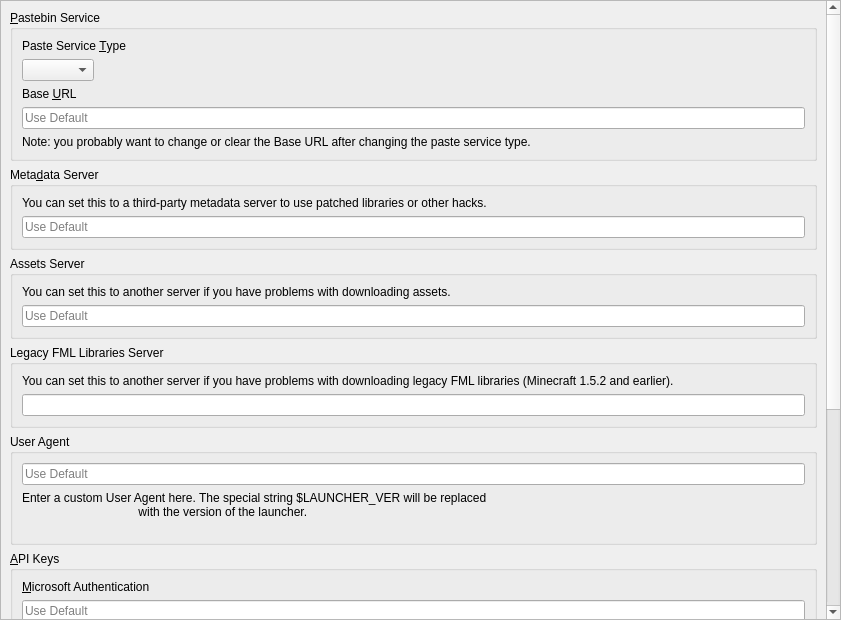
<?xml version="1.0" encoding="UTF-8"?>
<ui version="4.0">
 <class>APIPage</class>
 <widget class="QWidget" name="APIPage">
  <property name="geometry">
   <rect>
    <x>0</x>
    <y>0</y>
    <width>841</width>
    <height>620</height>
   </rect>
  </property>
     <layout class="QVBoxLayout" name="verticalLayout_2">
   <property name="leftMargin">
    <number>0</number>
   </property>
   <property name="topMargin">
    <number>0</number>
   </property>
   <property name="rightMargin">
    <number>0</number>
   </property>
   <property name="bottomMargin">
    <number>0</number>
   </property>
   <item>
       <widget class="QScrollArea" name="scrollArea">
           <property name="widgetResizable">
               <bool>true</bool>
     </property>
           <widget class="QWidget" name="scrollAreaWidgetContents">
               <property name="geometry">
                   <rect>
                       <x>0</x>
                       <y>-262</y>
                       <width>820</width>
                       <height>908</height>
                   </rect>
               </property>
               <layout class="QVBoxLayout" name="verticalLayout">
       <item>
        <widget class="QGroupBox" name="groupBox_paste">
         <property name="title">
          <string>&amp;Pastebin Service</string>
         </property>
         <layout class="QVBoxLayout" name="verticalLayout_3">
          <item>
           <widget class="QLabel" name="pasteServiceTypeLabel">
            <property name="text">
             <string>Paste Service &amp;Type</string>
            </property>
            <property name="buddy">
             <cstring>pasteTypeComboBox</cstring>
            </property>
           </widget>
          </item>
          <item>
              <widget class="QComboBox" name="pasteTypeComboBox">
                  <property name="sizePolicy">
                      <sizepolicy hsizetype="Maximum" vsizetype="Fixed">
                          <horstretch>0</horstretch>
                          <verstretch>0</verstretch>
                      </sizepolicy>
                  </property>
              </widget>
          </item>
          <item>
           <widget class="QLabel" name="baseURLLabel">
            <property name="text">
             <string>Base &amp;URL</string>
            </property>
            <property name="buddy">
             <cstring>baseURLEntry</cstring>
            </property>
           </widget>
          </item>
          <item>
           <widget class="QLineEdit" name="baseURLEntry">
            <property name="placeholderText">
                <string>Use Default</string>
            </property>
            <property name="clearButtonEnabled">
             <bool>true</bool>
            </property>
           </widget>
          </item>
          <item>
           <widget class="QLabel" name="baseURLNote">
            <property name="text">
             <string>Note: you probably want to change or clear the Base URL after changing the paste service type.</string>
            </property>
            <property name="wordWrap">
             <bool>true</bool>
            </property>
           </widget>
          </item>
         </layout>
        </widget>
       </item>
       <item>
        <widget class="QGroupBox" name="groupBox_meta">
         <property name="title">
          <string>Meta&amp;data Server</string>
         </property>
         <layout class="QVBoxLayout" name="verticalLayout_5">
          <item>
              <widget class="QLabel" name="label_6">
            <property name="text">
             <string>You can set this to a third-party metadata server to use patched libraries or other hacks.</string>
            </property>
            <property name="textFormat">
             <enum>Qt::RichText</enum>
            </property>
            <property name="wordWrap">
                <bool>true</bool>
            </property>
                  <property name="openExternalLinks">
             <bool>true</bool>
            </property>
           </widget>
          </item>
          <item>
           <widget class="QLineEdit" name="metaURL">
            <property name="placeholderText">
                <string>Use Default</string>
            </property>
           </widget>
          </item>
         </layout>
        </widget>
       </item>
                   <item>
                       <widget class="QGroupBox" name="groupBox_assets">
                           <property name="title">
                               <string>Assets Server</string>
                           </property>
                           <layout class="QVBoxLayout" name="verticalLayout_6">
                               <item>
                                   <widget class="QLabel" name="label_7">
            <property name="text">
                <string>You can set this to another server if you have problems with downloading assets.</string>
            </property>
            <property name="textFormat">
             <enum>Qt::RichText</enum>
            </property>
            <property name="wordWrap">
             <bool>true</bool>
            </property>
            <property name="openExternalLinks">
             <bool>true</bool>
            </property>
           </widget>
          </item>
                               <item>
                                   <widget class="QLineEdit" name="resourceURL">
                                       <property name="placeholderText">
                                           <string>Use Default</string>
                                       </property>
                                   </widget>
                               </item>
         </layout>
        </widget>
       </item>
       <item>
           <widget class="QGroupBox" name="groupBox_fmllibs">
               <property name="title">
                   <string>Legacy FML Libraries Server</string>
               </property>
               <layout class="QVBoxLayout" name="verticalLayout_8">
                   <item>
                       <widget class="QLabel" name="label">
                           <property name="text">
                               <string>You can set this to another server if you have problems with downloading legacy
                                   FML libraries (Minecraft 1.5.2 and earlier).
                               </string>
                           </property>
                           <property name="textFormat">
                               <enum>Qt::RichText</enum>
                           </property>
                           <property name="wordWrap">
                               <bool>true</bool>
                           </property>
                           <property name="openExternalLinks">
                               <bool>true</bool>
                           </property>
                       </widget>
                   </item>
                   <item>
                       <widget class="QLineEdit" name="legacyFMLLibsURL"/>
                   </item>
               </layout>
           </widget>
       </item>
                   <item>
                       <widget class="QGroupBox" name="groupBox_ua">
                           <property name="minimumSize">
          <size>
              <width>0</width>
              <height>0</height>
          </size>
         </property>
               <property name="title">
                   <string>User Agent</string>
               </property>
               <layout class="QVBoxLayout" name="verticalLayout_7">
                   <item>
                       <widget class="QLineEdit" name="userAgentLineEdit">
                           <property name="placeholderText">
                               <string>Use Default</string>
                           </property>
                       </widget>
                   </item>
                   <item>
                       <widget class="QLabel" name="userAgentLabel">
                           <property name="text">
                               <string>Enter a custom User Agent here. The special string $LAUNCHER_VER will be replaced
                                   with the version of the launcher.
                               </string>
                           </property>
                           <property name="wordWrap">
                               <bool>true</bool>
                           </property>
                       </widget>
                   </item>
               </layout>
           </widget>
       </item>
       <item>
        <widget class="QGroupBox" name="groupBox_msa">
         <property name="title">
             <string>&amp;API Keys</string>
         </property>
         <layout class="QVBoxLayout" name="verticalLayout_4">
          <item>
              <widget class="QLabel" name="msaClientIDLabel">
            <property name="text">
                <string>&amp;Microsoft Authentication</string>
            </property>
            <property name="textFormat">
             <enum>Qt::RichText</enum>
            </property>
            <property name="wordWrap">
             <bool>true</bool>
            </property>
                  <property name="openExternalLinks">
                      <bool>true</bool>
                  </property>
                  <property name="buddy">
                      <cstring>msaClientID</cstring>
            </property>
           </widget>
          </item>
          <item>
           <widget class="QLineEdit" name="msaClientID">
            <property name="placeholderText">
                <string>Use Default</string>
            </property>
           </widget>
          </item>
          <item>
              <widget class="QLabel" name="label_3">
            <property name="text">
                <string>Note: you probably don't need to set this if logging in via Microsoft Authentication already
                    works.
                </string>
            </property>
            <property name="textFormat">
             <enum>Qt::RichText</enum>
            </property>
            <property name="wordWrap">
             <bool>true</bool>
            </property>
           </widget>
          </item>
             <item>
                 <spacer name="verticalSpacer">
                     <property name="orientation">
                         <enum>Qt::Vertical</enum>
                     </property>
                     <property name="sizeType">
                         <enum>QSizePolicy::Fixed</enum>
                     </property>
                     <property name="sizeHint" stdset="0">
                         <size>
                             <width>0</width>
                             <height>6</height>
                         </size>
            </property>
                 </spacer>
          </item>
             <item>
                 <widget class="QLabel" name="modrinthTokenLabel">
            <property name="text">
                <string>Mod&amp;rinth</string>
            </property>
            <property name="textFormat">
             <enum>Qt::RichText</enum>
            </property>
            <property name="wordWrap">
             <bool>true</bool>
            </property>
            <property name="openExternalLinks">
             <bool>true</bool>
            </property>
                     <property name="buddy">
                         <cstring>modrinthToken</cstring>
            </property>
           </widget>
          </item>
             <item>
           <widget class="QLineEdit" name="modrinthToken">
            <property name="enabled">
             <bool>true</bool>
            </property>
            <property name="placeholderText">
                <string>Use None</string>
            </property>
           </widget>
          </item>
             <item>
                 <widget class="QLabel" name="label_8">
                     <property name="text">
                         <string>&lt;html&gt;&lt;head/&gt;&lt;body&gt;&lt;p&gt;Note: you only need to set this to access
                             private data. Read the &lt;a href=&quot;https://docs.modrinth.com/api/#authentication&quot;&gt;documentation&lt;/a&gt;
                             for more information.&lt;/p&gt;&lt;/body&gt;&lt;/html&gt;
                         </string>
                     </property>
                     <property name="wordWrap">
                         <bool>true</bool>
                     </property>
                     <property name="openExternalLinks">
                         <bool>true</bool>
                     </property>
                 </widget>
             </item>
             <item>
                 <spacer name="verticalSpacer_4">
                     <property name="orientation">
                         <enum>Qt::Vertical</enum>
                     </property>
                     <property name="sizeType">
                         <enum>QSizePolicy::Fixed</enum>
                     </property>
                     <property name="sizeHint" stdset="0">
                         <size>
                             <width>0</width>
                             <height>6</height>
                         </size>
            </property>
                 </spacer>
          </item>
             <item>
                 <widget class="QLabel" name="flameKeyLabel">
            <property name="text">
                <string>&amp;CurseForge</string>
            </property>
            <property name="textFormat">
             <enum>Qt::RichText</enum>
            </property>
            <property name="wordWrap">
             <bool>true</bool>
            </property>
            <property name="openExternalLinks">
             <bool>true</bool>
            </property>
                     <property name="buddy">
                         <cstring>flameKey</cstring>
            </property>
           </widget>
          </item>
             <item>
              <layout class="QGridLayout" name="flameKeyLayout">
               <item row="0" column="0">
           <widget class="QLineEdit" name="flameKey">
            <property name="enabled">
             <bool>true</bool>
            </property>
            <property name="placeholderText">
                <string>Use Default</string>
            </property>
           </widget>
            </item>
            <item row="0" column="1">
             <widget class="QPushButton" name="fetchKeyButton">
              <property name="text">
               <string>Fetch Official Launcher's Key</string>
              </property>
             </widget>
            </item>
              </layout>
          </item>
             <item>
                 <widget class="QLabel" name="label_10">
            <property name="text">
             <string>&lt;span style=&quot;font-weight:700;&quot;&gt;Using the official CurseForge app's API key may break CurseForge's terms of service but should allow Bee Launcher to download all mods in a modpack without you needing to download any of them manually.&lt;/span&gt;</string>
            </property>
                     <property name="wordWrap">
                         <bool>true</bool>
                     </property>
                 </widget>
             </item>
             <item>
                 <widget class="QCheckBox" name="FallbackMRBlockedMods">
                     <property name="text">
                         <string>Enable fallback to Modrinth for blocked mods</string>
            </property>
           </widget>
          </item>
             <item>
                 <spacer name="verticalSpacer_3">
                     <property name="orientation">
                         <enum>Qt::Vertical</enum>
                     </property>
                     <property name="sizeType">
                         <enum>QSizePolicy::Fixed</enum>
                     </property>
                     <property name="sizeHint" stdset="0">
                         <size>
                             <width>0</width>
                             <height>6</height>
                         </size>
                     </property>
                 </spacer>
             </item>
             <item>
                 <widget class="QLabel" name="label_12">
                     <property name="text">
                         <string>&amp;Technic</string>
                     </property>
                     <property name="buddy">
                         <cstring>technicClientID</cstring>
                     </property>
                 </widget>
             </item>
          <item>
              <widget class="QLineEdit" name="technicClientID">
                  <property name="placeholderText">
                      <string>Use Default</string>
                  </property>
              </widget>
          </item>
          <item>
              <widget class="QLabel" name="label_11">
            <property name="text">
                <string>&lt;html&gt;&lt;head/&gt;&lt;body&gt;&lt;p&gt;Note: you only need to set this to access private
                    data.&lt;/p&gt;&lt;/body&gt;&lt;/html&gt;
                </string>
            </property>
                  <property name="wordWrap">
                      <bool>true</bool>
            </property>
           </widget>
          </item>
         </layout>
        </widget>
       </item>
       <item>
           <spacer name="verticalSpacer_2">
         <property name="orientation">
          <enum>Qt::Vertical</enum>
         </property>
         <property name="sizeHint" stdset="0">
          <size>
              <width>0</width>
              <height>0</height>
          </size>
         </property>
        </spacer>
       </item>
      </layout>
     </widget>
    </widget>
   </item>
  </layout>
 </widget>
 <resources/>
 <connections/>
</ui>
